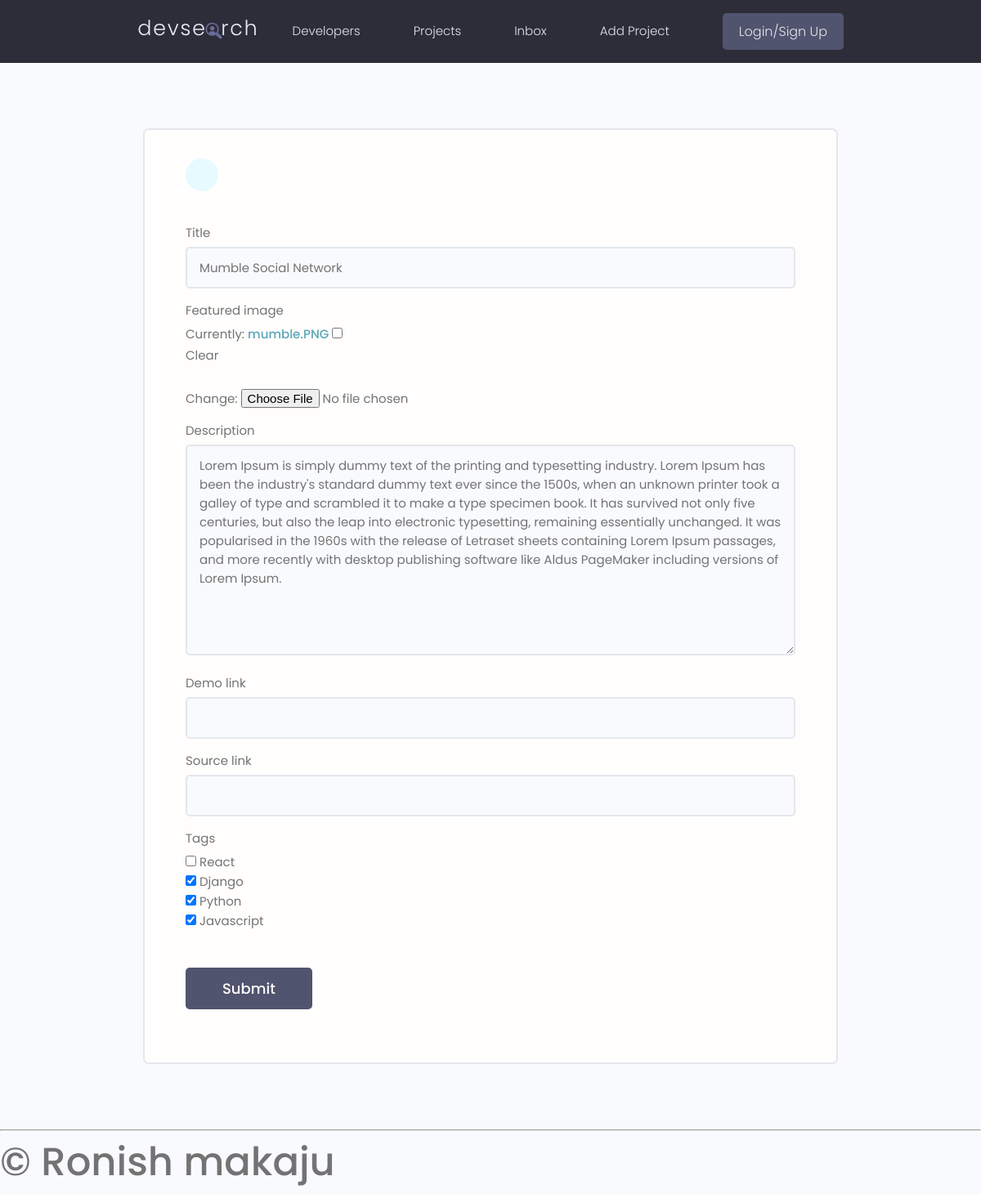
Page /update_project/7c7d1f9c-43e5-4421-b1ee-d9eb6254ca85/ on the earlier database version.
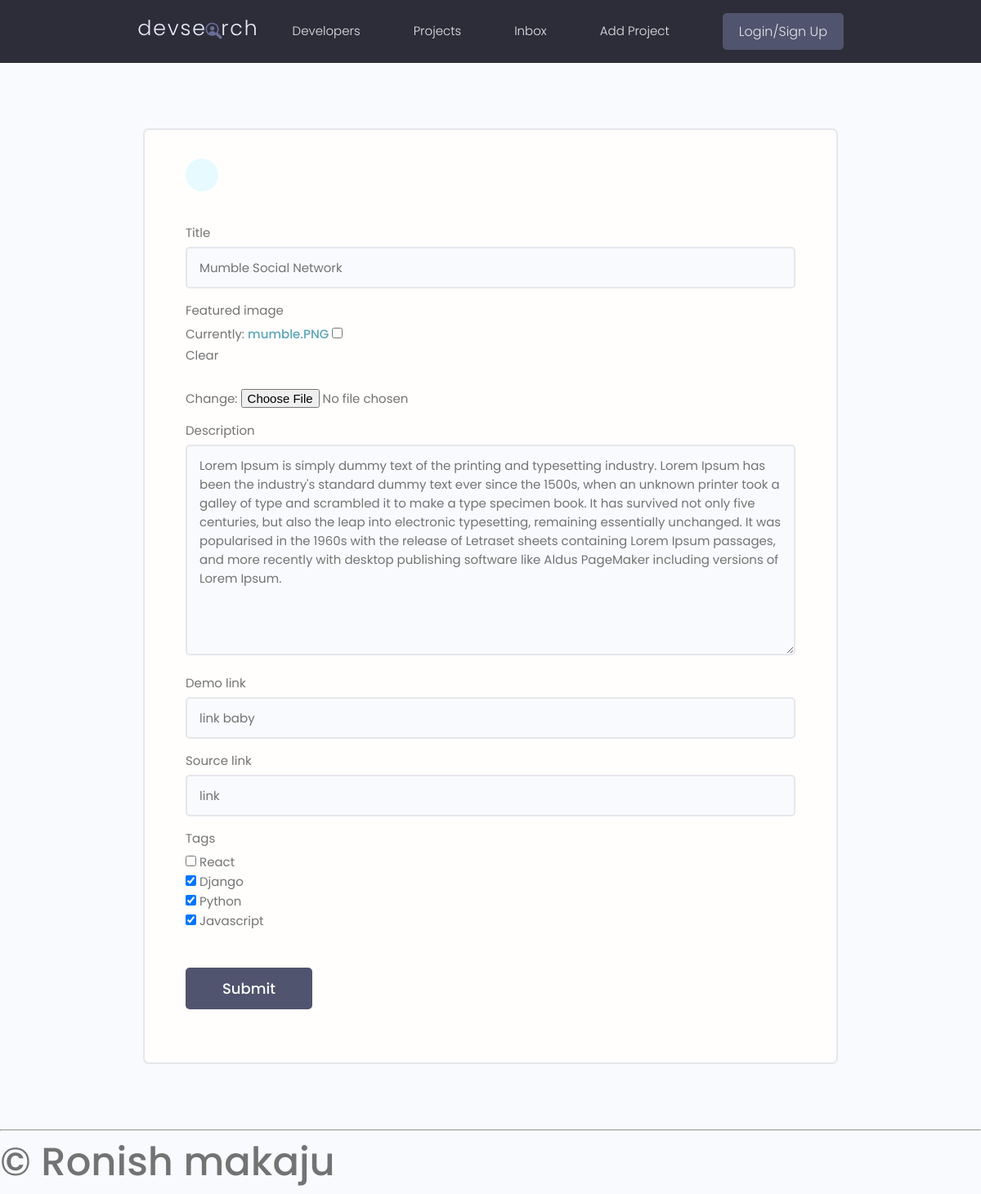
Same page on the later database version.
### projects/models.py (models this page shows, shortened)
class Project(models.Model):
    title = models.CharField(max_length=200)
    description = models.TextField(null=True, blank=True)
    featured_image = models.ImageField(null=True, blank=True, default="default.jpg")
    demo_link = models.CharField(max_length=2000, blank=True, null=True)
    source_link = models.CharField(max_length=2000, null=True, blank=True)
    tags = models.ManyToManyField(
        "Tag", blank=True
    )  # tag class mathi bhako bhaye cotes chai daina
    vote_total = models.IntegerField(default=0, null=True, blank=True)
    vote_ratio = models.IntegerField(default=0, null=True, blank=True)
    created = models.DateTimeField(auto_now_add=True)
    id = models.UUIDField(
        default=uuid.uuid4, unique=True, primary_key=True, editable=False
    )

### projects/views.py (the view)
# urls.py: path("update_project/<str:pk>/", views.updateProject, name="update-project"),
def updateProject(request, pk):
    project = Project.objects.get(id=pk)
    form = ProjectForm(instance=project)
    if request.method == "POST":
        form = ProjectForm(request.POST, request.FILES, instance=project)
        if form.is_valid():
            form.save()
            return redirect("projects")
    context = {"form": form}
    return render(request, "projects/project_form.html", context)

### projects/forms.py
class ProjectForm(ModelForm):
    class Meta:
        model = Project  # the class we need form for
        fields = [
            "title",
            "featured_image",
            "description",
            "demo_link",
            "source_link",
            "tags",
        ]
        widgets = {
            "tags": forms.CheckboxSelectMultiple(),
        }
    def __init__(self, *args, **kwargs):
        super(ProjectForm, self).__init__(*args, **kwargs)
        for name, field in self.fields.items():
            field.widget.attrs.update({"class": "input"})

### projects/models.py (called while the page is built)
    def __str__(self):
        return self.name

### projects/templates/projects/project_form.html (shortened to what this page needs)
{%extends 'main.html'%}
{%block content%}
<main class="formPage my-xl">
    <div class="content-box">
        <div class="formWrapper">
            <a class="backButton" href="#"></a>
            <br>
            <form class="form" method="POST" enctype="multipart/form-data">
                {%for feild in form%}
                <div class="form__field">
                    <label for="formInput#text">{{feild.label}} </label>
                    {{feild}}
                </div>
                {%endfor%}
                <input class="btn btn--sub btn--lg  my-md" type="submit" value="Submit" />
            </form>
        </div>
    </div>
</main>
{%endblock %}

Differences in the rows shown:
changed Project "Mumble Social Network": demo_link (not shown) → "link baby"; source_link (not shown) → "link"
